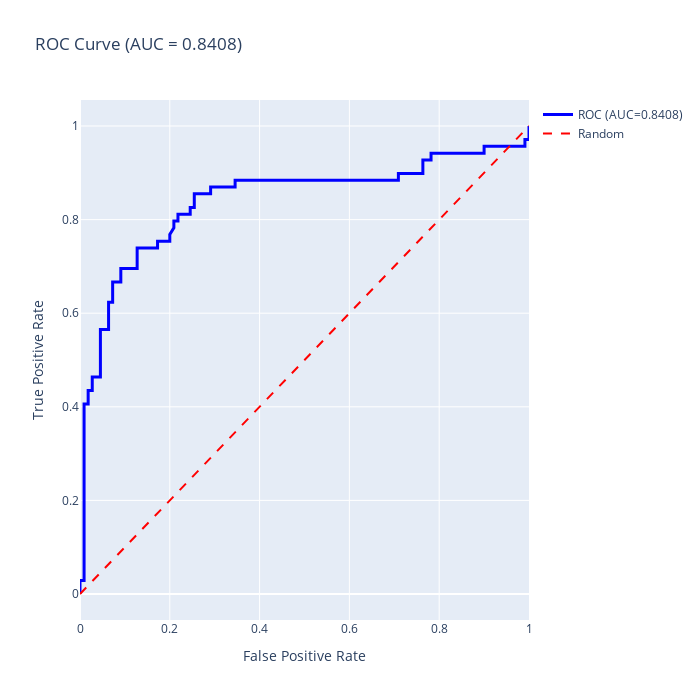

Notebook source saved alongside this figure:
### Markdown cell above
## 18. ROC Curve

### Code cell
val_pred_proba = voting.predict_proba(X_val_scaled)[:, 1]
fpr, tpr, _ = roc_curve(y_val, val_pred_proba)
roc_auc = auc(fpr, tpr)

fig = go.Figure()

fig.add_trace(go.Scatter(
    x=fpr, y=tpr, mode='lines',
    name=f'ROC (AUC={roc_auc:.4f})',
    line=dict(color='blue', width=3)
))

fig.add_trace(go.Scatter(
    x=[0, 1], y=[0, 1], mode='lines',
    name='Random',
    line=dict(color='red', width=2, dash='dash')
))

fig.update_layout(
    title=f'ROC Curve (AUC = {roc_auc:.4f})',
    xaxis_title='False Positive Rate',
    yaxis_title='True Positive Rate',
    width=700,
    height=700
)

fig.show()

### Figure 1 — Plotly figure (JSON) as saved in the notebook; plotly's stock layout.template omitted (floating-point values rounded to 4 significant figures)
{"data": [{"line": {"color": "blue", "width": 3}, "mode": "lines", "name": "ROC (AUC=0.8408)", "type": "scatter", "x": [0.0, 0.0, 0.0, 0.009091, 0.009091, 0.01818, 0.01818, 0.02727, 0.02727, 0.04545, 0.04545, 0.06364, 0.06364, 0.07273, 0.07273, 0.09091, 0.09091, 0.1273, 0.1273, 0.1727, 0.1727, 0.2, 0.2, 0.2091, 0.2091, 0.2182, 0.2182, 0.2455, 0.2455, 0.2545, 0.2545, 0.2909, 0.2909, 0.3455, 0.3455, 0.5091, 0.5636, 0.5818, 0.6, 0.7091, 0.7091, 0.7273, 0.7455, 0.7636, 0.7636, 0.7818, 0.7818, 0.8727, 0.8909, 0.9, 0.9, 0.9636, 0.9909, 0.9909, 1.0, 1.0], "y": [0.0, 0.01449, 0.02899, 0.02899, 0.4058, 0.4058, 0.4348, 0.4348, 0.4638, 0.4638, 0.5652, 0.5652, 0.6232, 0.6232, 0.6667, 0.6667, 0.6957, 0.6957, 0.7391, 0.7391, 0.7536, 0.7536, 0.7681, 0.7826, 0.7971, 0.7971, 0.8116, 0.8116, 0.8261, 0.8261, 0.8551, 0.8551, 0.8696, 0.8696, 0.8841, 0.8841, 0.8841, 0.8841, 0.8841, 0.8841, 0.8986, 0.8986, 0.8986, 0.8986, 0.9275, 0.9275, 0.942, 0.942, 0.942, 0.942, 0.9565, 0.9565, 0.9565, 0.971, 0.971, 1.0]}, {"line": {"color": "red", "dash": "dash", "width": 2}, "mode": "lines", "name": "Random", "type": "scatter", "x": [0, 1], "y": [0, 1]}], "layout": {"height": 700, "title": {"text": "ROC Curve (AUC = 0.8408)"}, "width": 700, "xaxis": {"title": {"text": "False Positive Rate"}}, "yaxis": {"title": {"text": "True Positive Rate"}}}}
